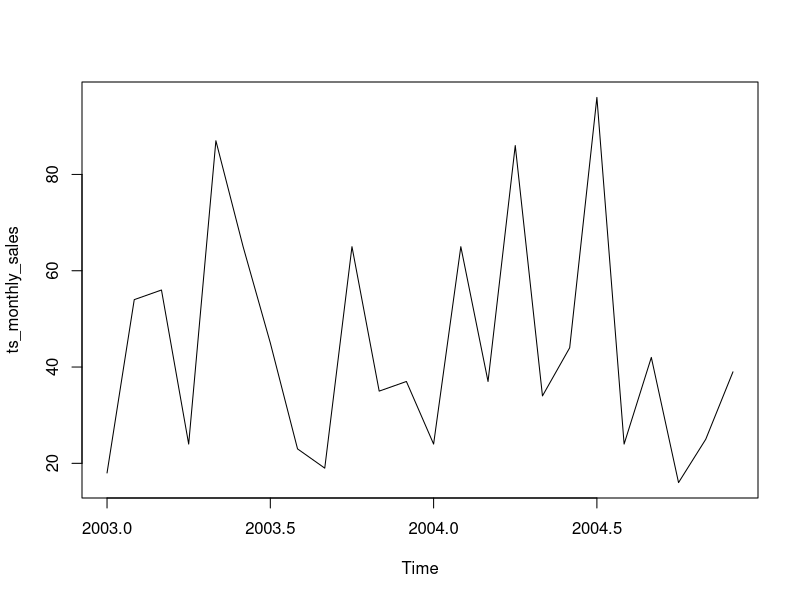
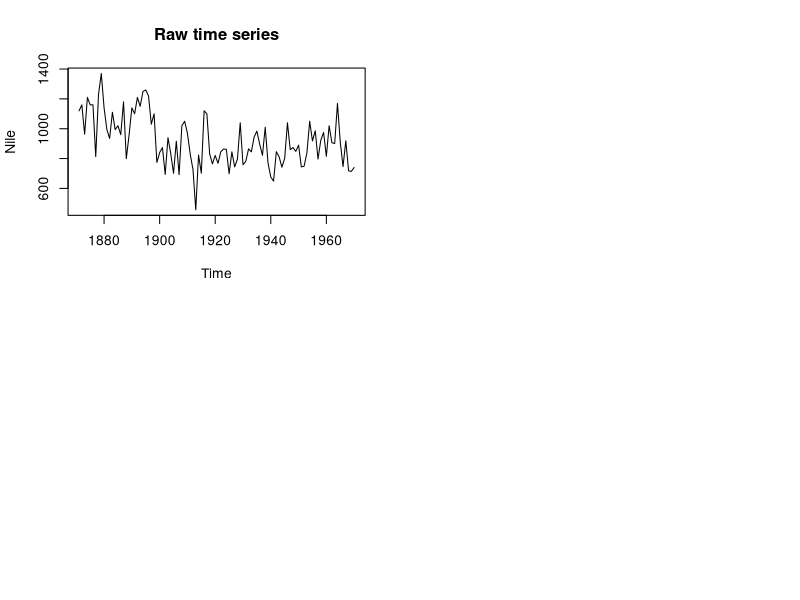

Recreate these plots in R, in order. (Note: this script raises an error after producing the figures.)


# In this example, 1 value = 1 month
# data starts from January 2003
monthly_sales <- c(18, 54, 56, 24, 87, 65, 45, 23, 19, 65, 35, 37,
                   24, 65, 37, 86, 34, 44, 96, 24, 42, 16, 25, 39)

# Sales data starts from Jan2003 and is for 24 months
# Frequency = no of observation per unit in time
# In this  example, we have 2 x 12 months of data

# Yearly data -> frequency = 1
# Monthly -> frequency = 12
# daily -> depends on data content, typically either 7
# Yearly -> 1
# Quaterly -> 4

quarterly_sales <- c(2, 4, 6, 2, 7, 4, 7, 8)

# change month_sales to a time  serie object
ts_monthly_sales <- ts(monthly_sales, start = c(2003, 1), frequency = 12)
ts_monthly_sales

plot(ts_monthly_sales)
start(ts_monthly_sales)
end(ts_monthly_sales)
frequency(ts_monthly_sales)

library(forecast)
opar <- par(no.readonly = TRUE)
par(mfrow = c(2,2))

ylim <- c(min(Nile), max(Nile))
# ma() allows us to smooth the nile time series
plot(Nile, main = "Raw time series")
plot (ma(Nile, 3), main = "Simple Moving Average (k=3)", ylim = ylimit)
plot (ma(Nile, 7), main = "Simple Moving Average (k=7)")#, ylim = ylimit)
plot (ma(Nile, 15), main = "Simple Moving Average (k=15)")#, ylim = ylimit)
par(opar)

library(tseries)
adf.test(Nile)

?AirPassengers
air_passengers <- ts(AirPassengers, start = c(1949, 1), frequency = 12)
class(air_passengers)
start(air_passengers)
end(air_passengers)
frequency(air_passengers)
summary(air_passengers)

cycle(air_passengers)

# Check the missing values
na_records <- air_passengers[!complete.cases(air_passengers)]
sum(na_records)

# Examining whether ts is additive or multiplicative
plot(air_passengers, xlab = "Date", 
     ylab = "Passenger number (1000s)",
     main = "Air passenger numbers from 1949 to 1960")
# add a straight line to show linerarity of the data
abline(reg =  lm(air_passengers~ time(air_passengers)))

# Examine trend in the data
plot(aggregate(air_passengers, FUN = mean))

# Seansonality 
boxplot(air_passengers ~ cycle(air_passengers), 
        xlab = "Date", ylab = "Passenger number(1000's)",
        main = "Monthly air passenger bob plot from 1949 to 1960")


seasonal_decomposition <- stl(air_passengers, s.window = "period")
plot(seasonal_decomposition)

# Test the stationarity of the time series object

# adf test
# H0 = time series is non-stationary (Null Hypothesis)
# H1 = time series is stationary

library(tseries)
adf.test(air_passengers)

# METHOD 2
Acf(air_passengers)
Pacf(air_passengers)

log_air_passengers <- log(air_passengers)
plot(log_air_passengers)

opar <- par(no.readonly = TRUE)
par(mfrow = c(1, 2))
plot(air_passengers)
plot(log_air_passengers)
par(opar)

adf.test(log_air_passengers, alternative = "Stationary")

acf(log_air_passengers)

pcfa(diff_air_passangers)

